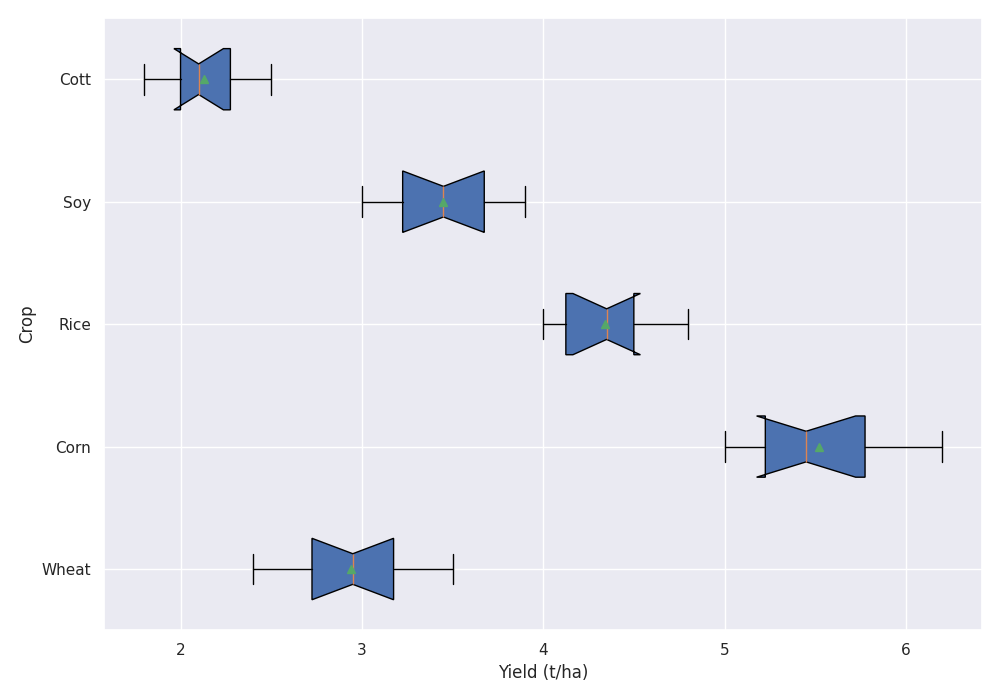

Write the Python code that produced this figure.
import matplotlib.pyplot as plt

crops = ['Wheat', 'Corn', 'Rice', 'Soy', 'Cott']
wheat_yield = [3.1, 2.8, 3.0, 3.3, 2.4, 3.5, 2.5, 3.2, 2.7, 2.9]
corn_yield = [5.2, 5.0, 6.0, 5.8, 5.1, 5.4, 6.2, 5.3, 5.5, 5.7]
rice_yield = [4.6, 4.5, 4.3, 4.1, 4.0, 4.2, 4.8, 4.4, 4.5, 4.0]
soy_yield = [3.6, 3.5, 3.3, 3.7, 3.2, 3.1, 3.0, 3.9, 3.4, 3.8]
cotton_yield = [2.1, 2.3, 1.8, 2.0, 2.2, 1.9, 2.5, 2.0, 2.4, 2.1]

data = [wheat_yield, corn_yield, rice_yield, soy_yield, cotton_yield]

fig, ax = plt.subplots(figsize=(10, 7))
ax.boxplot(data, vert=False, patch_artist=True, showmeans=True, notch=True)

ax.set_yticklabels(crops)
ax.set_xlabel('Yield (t/ha)')
ax.set_ylabel('Crop')

plt.tight_layout()
plt.show()
